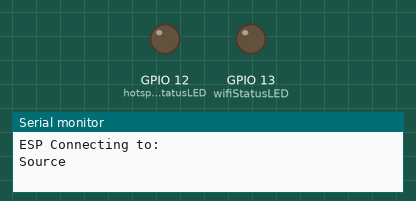
This sketch was run on a simulated ESP32. On the bench: output pins drawn as LEDs (lit = HIGH), the last lines printed to the serial monitor. WiFi joins after 1.5 s; servers stay silent unless stated.

Above: at 0.1 s.
At 3.1 s:
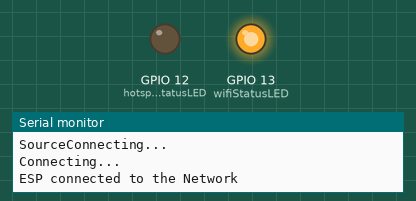
At 8.1 s:
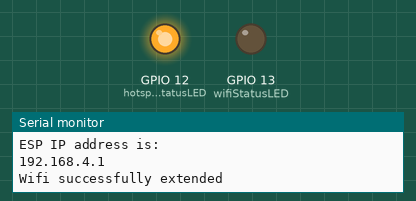
Timing chart, 0 to 9.6 s (numbered marks = the images above):
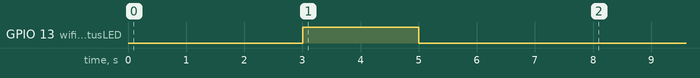

The sketch:

Wifi_Extender.ino
```cpp
#include <WiFi.h>

const char *ssid = "Source";
const char *password = "pass";

const char *ap_ssid = "ESPwifi";
const char *ap_password = "pass2";

const int wifiStatusLED = 13;
const int hotspotStatusLED = 12;


void setup() {

      Serial.begin(115200);
      pinMode(wifiStatusLED,OUTPUT);
      pinMode(hotspotStatusLED,OUTPUT);

    //Configuring ESP as wifi receiver.
      Serial.println("ESP Connecting to:  ");
      Serial.print(ssid);
      delay(1000);
      WiFi.begin(ssid, password); //Start connecting to wifi

    //Checking whether ESP is connected to Wifi
        while(WiFi.status() != WL_CONNECTED){
          Serial.println("Connecting...");
          delay(1000);

        }
        Serial.println("ESP connected to the Network");
        digitalWrite(wifiStatusLED, HIGH);
        delay(2000);
        digitalWrite(wifiStatusLED, LOW);
    //Configuring ESP as the WIFI extender
    Serial.println("Extending the Wifi...");
    delay(1000);
    WiFi.softAP(ap_ssid, ap_password);
    IPAddress ESPaddress = WiFi.softAPIP();
    Serial.println("ESP IP address is:  ");
        delay(1000);
    Serial.println(ESPaddress);
        delay(1000);
        digitalWrite(hotspotStatusLED, HIGH);
        Serial.println("Wifi successfully extended");

}

void loop() {
  // put your main code here, to run repeatedly:

}
```
